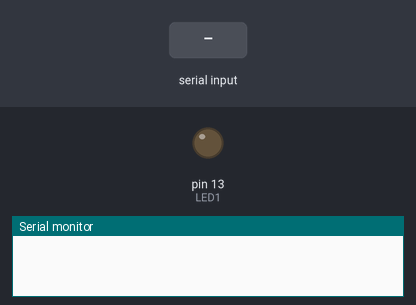
The sketch below on a simulated Arduino Uno, built with avr-gcc and run on an emulated ATmega328P. Parts: output pins drawn as LEDs (lit = HIGH), the last lines printed to the serial monitor. The test bench sets the inputs (shaded band).

Above: at 1.2 s.
1.3 s: "on" received over the second serial link
At 2.9 s:
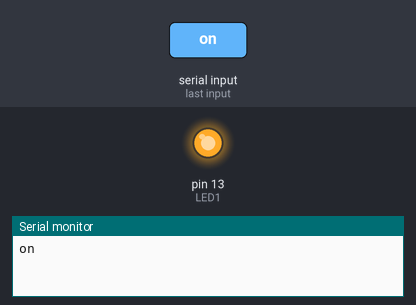
3.8 s: "off" received over the second serial link
At 6.0 s:
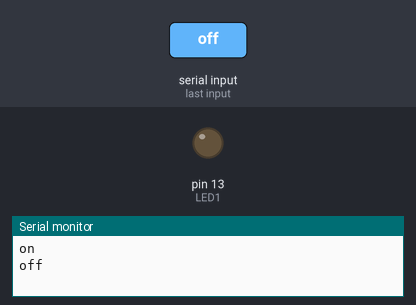
Timing chart, 0 to 7.5 s (numbered marks = the images above; inputs shaded):
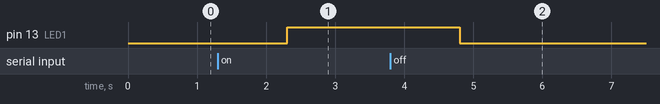

The sketch:

RC_button_lora.ino
```cpp
#include <SoftwareSerial.h>

#define LED1  13

SoftwareSerial loraSerial(11, 10); // TX, RX

void setup() {
  pinMode(LED1, OUTPUT);
  Serial.begin(9600);
  loraSerial.begin(9600);
}

void loop() {
  if(loraSerial.available() > 1){
    String input = loraSerial.readString();
    Serial.println(input);
    if(input == "on") {
      digitalWrite(LED1, HIGH);
    }
    if(input == "off") {
      digitalWrite(LED1, LOW);
    }
  }
  delay(20);
}
```

Measured:
- after the input at 1.3 s, pin 13 (LED1): LOW → HIGH after 1.0 s
- after the input at 3.8 s, pin 13 (LED1): HIGH → LOW after 1.0 s
